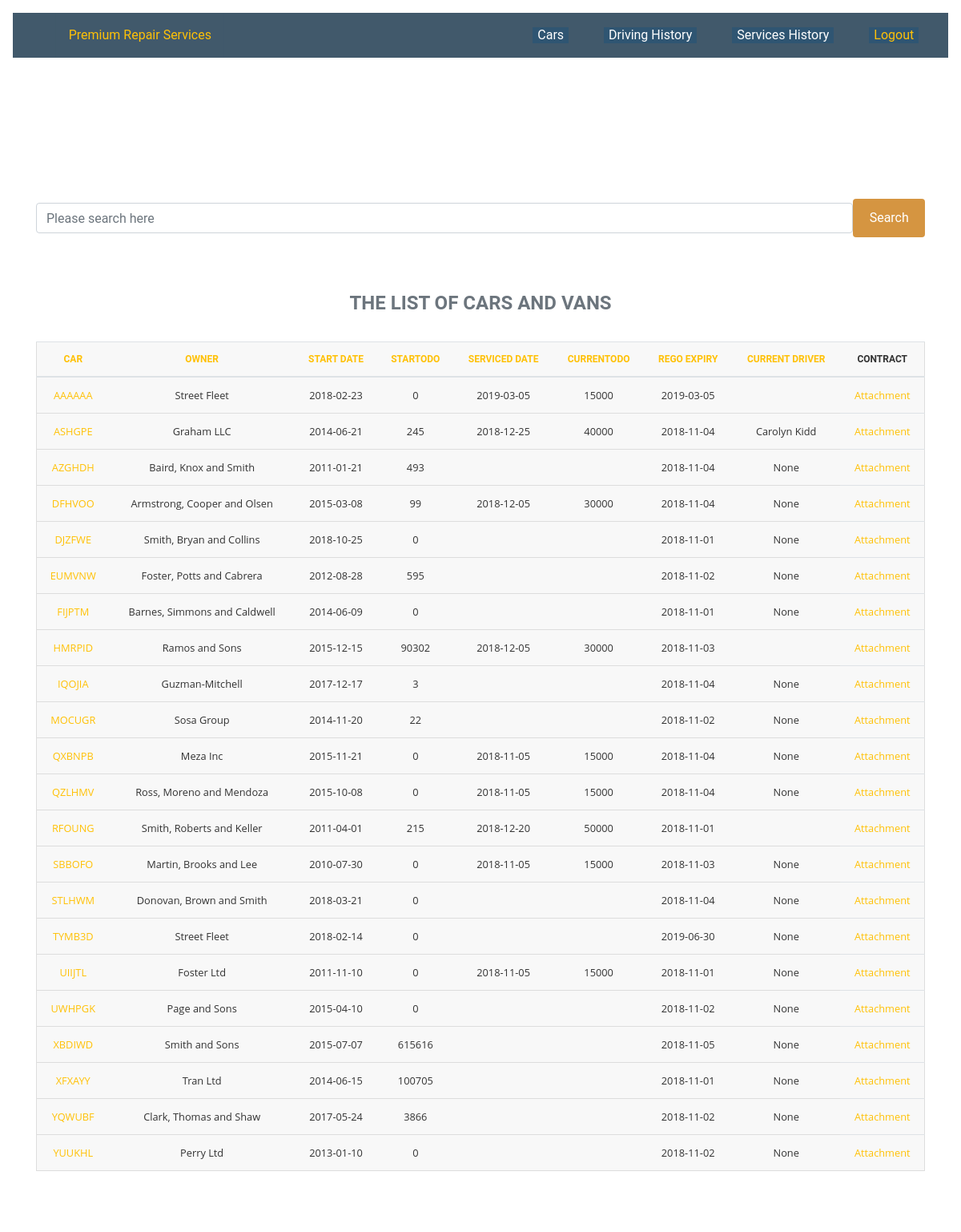
Screenshot of /cars/car-list/ (signed in) with the database file from the repository.
### cars/models.py (models this page shows, shortened)
class Car(models.Model):
    def get_contract_upload_path(instance, filename):
        file_name, file_extension = os.path.splitext(filename)
        return 'contracts/{0}_{1}{2}'.format(instance.rego, instance.lease_start_date, file_extension)
    make               = models.CharField(max_length=128)
    year               = models.CharField(max_length=32, choices=YEARS, default='2016')
    model              = models.CharField(max_length=128)
    type               = models.CharField(max_length=256)
    color              = models.CharField(max_length=64, default='White')
    rego               = models.CharField(max_length=128, unique=True)
    engine_no          = models.CharField(max_length=256, unique=True)
    vin                = models.CharField(max_length=256, unique=True)
    transmission       = models.CharField(max_length=256)
    options            = models.CharField(max_length=256, blank=True)
    maintenance_status = models.CharField(max_length=256)
    lease_start_date   = models.DateField(default='2018-02-14')
    lease_term         = models.PositiveIntegerField(default=36)
    rental             = models.DecimalField(max_digits=10, decimal_places=2, default=1500)
    distance_restrict  = models.DecimalField(max_digits=10, decimal_places=2, default=210000)
    start_odometer     = models.DecimalField(max_digits=10, decimal_places=2, default=0)
    excess_kmcharge    = models.DecimalField(max_digits=10, decimal_places=2, default=0.12)
    default_interest   = models.DecimalField(max_digits=10, decimal_places=2, default=0.18)
    LESSOR_CHOICES     = ( ('S', 'Street Fleet'), ('P', 'PRS Owned'), )
    lessor             = models.CharField(max_length=8, choices=LESSOR_CHOICES, default='S')
    STATUS_CHOICES     = ( ('A', 'Active'), ('S', 'In Service'), ('I', 'In Idle'), )
    status             = models.CharField(max_length=8, choices=STATUS_CHOICES, default='A')
    rego_exp           = models.DateField(default='2019-06-30')
    insurer            = models.CharField(max_length=128, default='AAMI')
    policy_num         = models.CharField(max_length=128, default='P12345678')
    insurance_exp      = models.DateField(default='2019-06-30')
    fuel_efficiency    = models.DecimalField(max_digits=10, decimal_places=2, default=10)
    contract           = models.FileField(upload_to=get_contract_upload_path)
    file_upload_date   = models.DateField(auto_now=True)
    class Meta:
        ordering = ['rego']

### cars/views.py (the view)
# urls.py: path('car-list/', ListCars.as_view(), name='car_list'),
class ListCars(generic.ListView):
    paginate_by = 100
    default_ordering = 'rego'
    def get_queryset(self):
        query = self.request.GET.get('search')
        order_by = self.request.GET.get('order_by', self.default_ordering)
        max_set_driving = Car.objects.values('rego').prefetch_related('working_records').annotate(
                               latest_start_date=Max(F('working_records__start_date')),
                               latest_service_date=Max(F('service_history__last_service_at'))   )
        q_statement = Q()
        for pair in max_set_driving:
            q_statement |= (Q(rego__exact=pair['rego'])) & (Q(latest_start_date=pair['latest_start_date'])) \
                          & (Q(latest_service_date=pair['latest_service_date']))
        qs = Car.objects.prefetch_related('working_records').annotate(
                  latest_start_date= Max(F('working_records__start_date')),
                  latest_end_date  = F('working_records__end_date'),
                  current_driver = F('working_records__driver__name'),
                  latest_service_date = Max(F('service_history__last_service_at')),
                  latest_odometer_reading = F('service_history__last_odometer_reading'),
                 ).filter(q_statement).order_by(order_by)
        for item in qs:
            if (item.latest_end_date):
                if (item.latest_end_date <= timezone.now()):
                    item.current_driver = ''
        if query is not None:
            search_condition = Q(rego__icontains=query)|Q(current_driver__icontains=query)|Q(make__icontains=query)
            return qs.filter(search_condition)
        return qs
    def get_context_data(self, **kwargs):
        context = super(ListCars, self).get_context_data(**kwargs)
        paginator = Paginator(self.get_queryset(), self.paginate_by)
        page = self.request.GET.get('page')
        try:
            cars_page = paginator.page(page)
        except PageNotAnInteger:
            cars_page = paginator.page(1)
        except EmptyPage:
            cars_page = paginator.page(paginator.num_pages)
        context['car_list'] = cars_page
        return context

### cars/templates/cars/car_list.html (shortened to what this page needs)
{% extends "base.html" %}
{% block content %}
<div class="container">
  {% if request.user.is_authenticated %}
    <br><br>
    <div class="form-group ">
      <form class="form-inline justify-content-center">
          <input class="form-control rounded col s12 16" type="search" name="search"
                placeholder="Please search here"> </input>
          <button type="submit" class="btn btn--orange">Search</button>
      </form>
    </div>
    <br>
    {% if car_list %}
      <table class="table">
        <caption class="table__caption"> The List of Cars and Vans </caption>
        <thead class="table__thead">
          <tr class="table__tr">
            <th class="table__th" scope="col"><a href="?order_by=rego">Car</a></th>
            <th class="table__th" scope="col"><a href="?order_by=lessor">Owner</a></th>
            <th class="table__th" scope="col"><a href="?order_by=lease_start_date">Start Date</a></th>
            <th class="table__th" scope="col"><a href="?order_by=start_odometer">StartOdo</a></th>
            <th class="table__th" scope="col"><a href="?order_by=latest_service_date">Serviced Date</a></th>
            <th class="table__th" scope="col"><a href="?order_by=latest_odometer_reading">CurrentOdo</a></th>
            <th class="table__th" scope="col"><a href="?order_by=rego_exp">Rego Expiry</a></th>
            <th class="table__th" scope="col"><a href="?order_by=current_driver">Current Driver</a></th>
            <th class="table__th" scope="col">Contract</th>
          </tr>
       </thead>
       <tbody class="table__tbody">
         {% for car in car_list %}
             <tr class="table__tr">
                 <td class="table__td" data-label="Car"><a href="/cars/cars/{{ car.id }}/">{{ car.rego }}</a></td>
                 <td class="table__td" data-label="Owner">{{ car.get_lessor_display }}</td>
                 <td class="table__td" data-label="Start Date">{{ car.lease_start_date|date:'Y-m-d' }}</td>
                 <td class="table__td" data-label="StartOdo">{{ car.start_odometer | stringformat:'d' }}</td>
                 <td class="table__td" data-label="service Date">{{ car.latest_service_date|date:'Y-m-d' }}</td>
                 <td class="table__td" data-label="CurrentOdo">{{ car.latest_odometer_reading | stringformat:'d'}}</td>
                 <td class="table__td" data-label="Rego Expiry">{{ car.rego_exp|date:'Y-m-d' }}</td>
                 <td class="table__td" data-label="Current Driver">{{ car.current_driver}}</td>
                 <td class="table__td" data-label="Contract"> <a href="{{ car.contract.url }}"> Attachment </a></td>
             </tr>
         {% endfor %}
       </tbody>
      </table>
      <br>
      <br>
    {% else %}
      <h3>No cars found!!! :(</h3>
    {% endif %}
  {% else %}
    <h2> Please Login First !</h2>
  {% endif %}
</div>
{% endblock %}

### static/temp/styles.css (style rules this page uses)
html { line-height: 1.15; -webkit-text-size-adjust: 100%; }
body { margin: 0; }
a { background-color: transparent; }
button, input, optgroup, select, textarea { font-family: inherit; font-size: 100%; line-height: 1.15; margin: 0; }
button, input { overflow: visible; }
button, select { text-transform: none; }
button, [type="button"], [type="reset"], [type="submit"] { -webkit-appearance: button; }
[type="search"] { -webkit-appearance: textfield; outline-offset: -2px; }
body { font-family: 'Roboto', sans-serif; color: #333; }
* { box-sizing: border-box; }
a { color: #ffc107; }
.btn { background-color: #2f5572; color: #FFF; text-align: center; text-decoration: none; padding: 0.3rem 0.3rem 0.2rem 0.2rem; display: inline-block; }
.btn--orange { background-color: #d59541; }
@media (min-width: 800px) { .btn--orange { padding: 0.70rem 1.2rem; text-align: center; display: inline-block } }
.table { border: 0; }
@media (min-width: 800px) { .table { border: 1px solid #ccc; border-collapse: collapse; margin: 0; padding: 0; table-layout: auto; width: 100% } }
.table__caption { font-size: 1em; margin: .5em 0 .75em 0; display: table-caption; caption-side: top; font-weight: bold; text-align: center; text-transform: uppercase; }
@media (min-width: 800px) { .table__caption { font-size: 1.5em } }
.table__thead { border: none; clip: rect(0 0 0 0); height: 1px; margin: -1px; overflow: hidden; padding: 0; position: absolute; width: 1px; }
@media (min-width: 800px) { .table__thead { display: table-header-group; vertical-align: middle; border-color:inherit; position: relative } }
.table__tbody { font-family: "Open Sans", sans-serif; line-height: 1.25em; display: table-row-group; vertical-align: middle; border-color: inherit; }
.table__tr { border-bottom: 3px solid #ddd; background-color: #eee; display: block; margin-bottom: .625em; }
@media (min-width: 800px) { .table__tr { background-color: #f8f8f8; border: 1px solid #ddd; padding: .35em; display:table-row; vertical-align: inherit } }
.table__th { font-size: 0.75em; }
@media (min-width: 800px) { .table__th { padding: .625em; text-align: center; font-size: .75em; text-transform: uppercase; font-weight: bold } }
.table__td { border-bottom: 1px solid #ddd; display: block; height: 3em; font-size: .8em; text-align: right; }
.table__td::before { content: attr(data-label); float: left; font-weight: bold; text-transform: uppercase; }
.table__td:last-child { border-bottom: 0; }
@media (min-width: 800px) { .table__td { content: ""; padding: .625em; text-align: center; display: table-cell; vertical-align: inherit } }
@media (min-width: 800px) { .table__td::before { content: ""; clear: both; display: table; } }

### rows the page displays
Car: rego "AAAAAA", lessor "Street Fleet", lease_start_date "2018-02-23", start_odometer "0", latest_service_date "2019-03-05", latest_odometer_reading "15000", rego_exp "2019-03-05"
Car: rego "ASHGPE", lessor "Graham LLC", lease_start_date "2014-06-21", start_odometer "245", latest_service_date "2018-12-25", latest_odometer_reading "40000", rego_exp "2018-11-04", current_driver "Carolyn Kidd"
Car: rego "AZGHDH", lessor "Baird, Knox and Smith", lease_start_date "2011-01-21", start_odometer "493", rego_exp "2018-11-04", current_driver "None"
Car: rego "DFHVOO", lessor "Armstrong, Cooper and Olsen", lease_start_date "2015-03-08", start_odometer "99", latest_service_date "2018-12-05", latest_odometer_reading "30000", rego_exp "2018-11-04", current_driver "None"
Car: rego "DJZFWE", lessor "Smith, Bryan and Collins", lease_start_date "2018-10-25", start_odometer "0", rego_exp "2018-11-01", current_driver "None"
Car: rego "EUMVNW", lessor "Foster, Potts and Cabrera", lease_start_date "2012-08-28", start_odometer "595", rego_exp "2018-11-02", current_driver "None"
Car: rego "FIJPTM", lessor "Barnes, Simmons and Caldwell", lease_start_date "2014-06-09", start_odometer "0", rego_exp "2018-11-01", current_driver "None"
Car: rego "HMRPID", lessor "Ramos and Sons", lease_start_date "2015-12-15", start_odometer "90302", latest_service_date "2018-12-05", latest_odometer_reading "30000", rego_exp "2018-11-03"
Car: rego "IQOJIA", lessor "Guzman-Mitchell", lease_start_date "2017-12-17", start_odometer "3", rego_exp "2018-11-04", current_driver "None"
Car: rego "MOCUGR", lessor "Sosa Group", lease_start_date "2014-11-20", start_odometer "22", rego_exp "2018-11-02", current_driver "None"
Car: rego "QXBNPB", lessor "Meza Inc", lease_start_date "2015-11-21", start_odometer "0", latest_service_date "2018-11-05", latest_odometer_reading "15000", rego_exp "2018-11-04", current_driver "None"
Car: rego "QZLHMV", lessor "Ross, Moreno and Mendoza", lease_start_date "2015-10-08", start_odometer "0", latest_service_date "2018-11-05", latest_odometer_reading "15000", rego_exp "2018-11-04", current_driver "None"
Car: rego "RFOUNG", lessor "Smith, Roberts and Keller", lease_start_date "2011-04-01", start_odometer "215", latest_service_date "2018-12-20", latest_odometer_reading "50000", rego_exp "2018-11-01"
Car: rego "SBBOFO", lessor "Martin, Brooks and Lee", lease_start_date "2010-07-30", start_odometer "0", latest_service_date "2018-11-05", latest_odometer_reading "15000", rego_exp "2018-11-03", current_driver "None"
Car: rego "STLHWM", lessor "Donovan, Brown and Smith", lease_start_date "2018-03-21", start_odometer "0", rego_exp "2018-11-04", current_driver "None"
Car: rego "TYMB3D", lessor "Street Fleet", lease_start_date "2018-02-14", start_odometer "0", rego_exp "2019-06-30", current_driver "None"
Car: rego "UIIJTL", lessor "Foster Ltd", lease_start_date "2011-11-10", start_odometer "0", latest_service_date "2018-11-05", latest_odometer_reading "15000", rego_exp "2018-11-01", current_driver "None"
Car: rego "UWHPGK", lessor "Page and Sons", lease_start_date "2015-04-10", start_odometer "0", rego_exp "2018-11-02", current_driver "None"
Car: rego "XBDIWD", lessor "Smith and Sons", lease_start_date "2015-07-07", start_odometer "615616", rego_exp "2018-11-05", current_driver "None"
Car: rego "XFXAYY", lessor "Tran Ltd", lease_start_date "2014-06-15", start_odometer "100705", rego_exp "2018-11-01", current_driver "None"
Car: rego "YQWUBF", lessor "Clark, Thomas and Shaw", lease_start_date "2017-05-24", start_odometer "3866", rego_exp "2018-11-02", current_driver "None"
Car: rego "YUUKHL", lessor "Perry Ltd", lease_start_date "2013-01-10", start_odometer "0", rego_exp "2018-11-02", current_driver "None"
